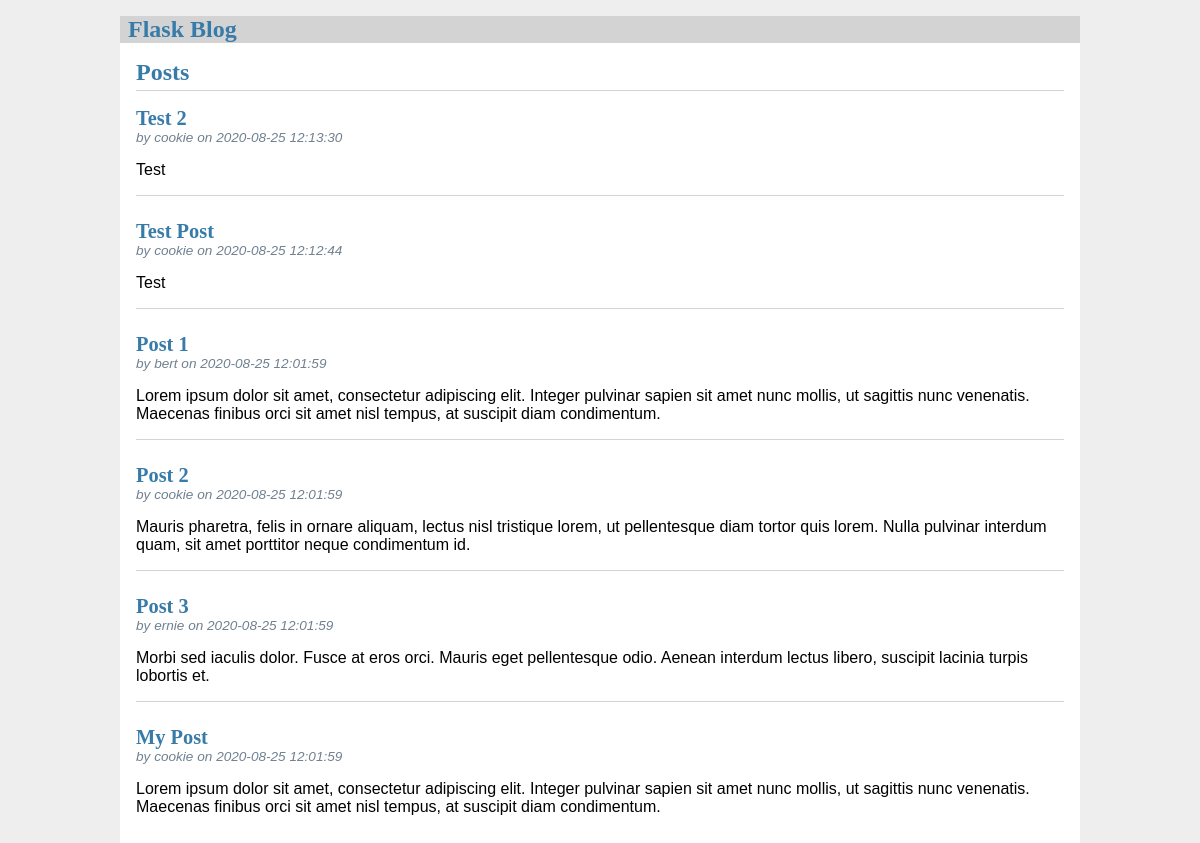
The page /posts on the database its author committed.
### tables this page shows
CREATE TABLE post (
  id INTEGER PRIMARY KEY AUTOINCREMENT,
  author_id INTEGER NOT NULL,
  created TIMESTAMP NOT NULL DEFAULT CURRENT_TIMESTAMP,
  title TEXT NOT NULL,
  body TEXT NOT NULL,
  FOREIGN KEY (author_id) REFERENCES user (id)
);

CREATE TABLE user (
  id INTEGER PRIMARY KEY AUTOINCREMENT,
  username TEXT UNIQUE NOT NULL,
  password TEXT NOT NULL
);

### blog/blog.py (the view)
@bp.route('/')
@bp.route('/posts')
def index():
    db = get_db()
    posts = db.execute(
        'SELECT p.id, title, body, created, author_id, username'
        ' FROM post p JOIN user u ON p.author_id = u.id'
        ' ORDER BY created DESC'
    ).fetchall()
    return render_template('blog/index.html', posts=posts)

### blog/db.py (called while the page is built)
def get_db():
    if 'db' not in g:
        g.db = sqlite3.connect(
            current_app.config['DATABASE'],
            detect_types=sqlite3.PARSE_DECLTYPES
        )
        g.db.row_factory = sqlite3.Row
    return g.db

### blog/templates/blog/index.html (shortened to what this page needs)
{% extends 'base.html' %}
{% block header %}
<h1>{% block title %}Posts{% endblock %}</h1>
{% endblock %}
{% block content %}
{% for post in posts %}
<article class="post">
  <header>
    <div>
      <h1>{{ post['title'] }}</h1>
      <d iv class="about">
        by {{ post['username'] }} on {{ post['created'] }}
      </div>
  </header>
  <p class="body">{{ post['body'] }}</p>
</article>
{% if not loop.last %}
<hr />
{% endif %}
{% endfor %}
{% endblock %}

### blog/templates/base.html (shortened to what this page needs)
<!DOCTYPE html>
<html>
  <head>
    <link
      rel="stylesheet"
      href="{{ url_for('static', filename='style.css') }}"
    />
  </head>
  <body>
    <nav>
      <h1>Flask Blog</h1>
    </nav>
    <section class="content">
      <header>
        {% block header %}{% endblock %}
      </header>
       {% block content %}{% endblock %}
    </section>
  </body>
</html>

### blog/static/style.css (style rules this page uses)
html { font-family: sans-serif; background: #eee; padding: 1rem; }
body { max-width: 960px; margin: 0 auto; background: white; }
h1, h2, h3, h4, h5, h6 { font-family: serif; color: #377ba8; margin: 1rem 0; }
hr { border: none; border-top: 1px solid lightgray; }
nav { background: lightgray; display: flex; align-items: center; padding: 0 0.5rem; }
nav h1 { flex: auto; margin: 0; }
.content { padding: 0 1rem 1rem; }
.content > header { border-bottom: 1px solid lightgray; display: flex; align-items: flex-end; }
.content > header h1 { flex: auto; margin: 1rem 0 0.25rem 0; }
.post > header { display: flex; align-items: flex-end; font-size: 0.85em; }
.post > header > div:first-of-type { flex: auto; }
.post > header h1 { font-size: 1.5em; margin-bottom: 0; }
.post .about { color: slategray; font-style: italic; }
.post .body { white-space: pre-line; }
.content:last-child { margin-bottom: 0; }

### rows shown on the page
post: title "Test 2", username "cookie", created "2020-08-25 12:13:30", body "Test"
post: title "Test Post", username "cookie", created "2020-08-25 12:12:44", body "Test"
post: title "Post 1", username "bert", created "2020-08-25 12:01:59", body "Lorem ipsum dolor sit amet, consectetur adipiscing elit. Integer pulvinar sapien sit amet nunc mollis, ut sagittis nunc venenatis. Maecenas finibus orci sit amet nisl tempus, at suscipit diam condimentum."
post: title "Post 2", username "cookie", created "2020-08-25 12:01:59", body "Mauris pharetra, felis in ornare aliquam, lectus nisl tristique lorem, ut pellentesque diam tortor quis lorem. Nulla pulvinar interdum quam, sit amet porttitor neque condimentum id."
post: title "Post 3", username "ernie", created "2020-08-25 12:01:59", body "Morbi sed iaculis dolor. Fusce at eros orci. Mauris eget pellentesque odio. Aenean interdum lectus libero, suscipit lacinia turpis lobortis et."
post: title "My Post", username "cookie", created "2020-08-25 12:01:59", body "Lorem ipsum dolor sit amet, consectetur adipiscing elit. Integer pulvinar sapien sit amet nunc mollis, ut sagittis nunc venenatis. Maecenas finibus orci sit amet nisl tempus, at suscipit diam condimentum."
